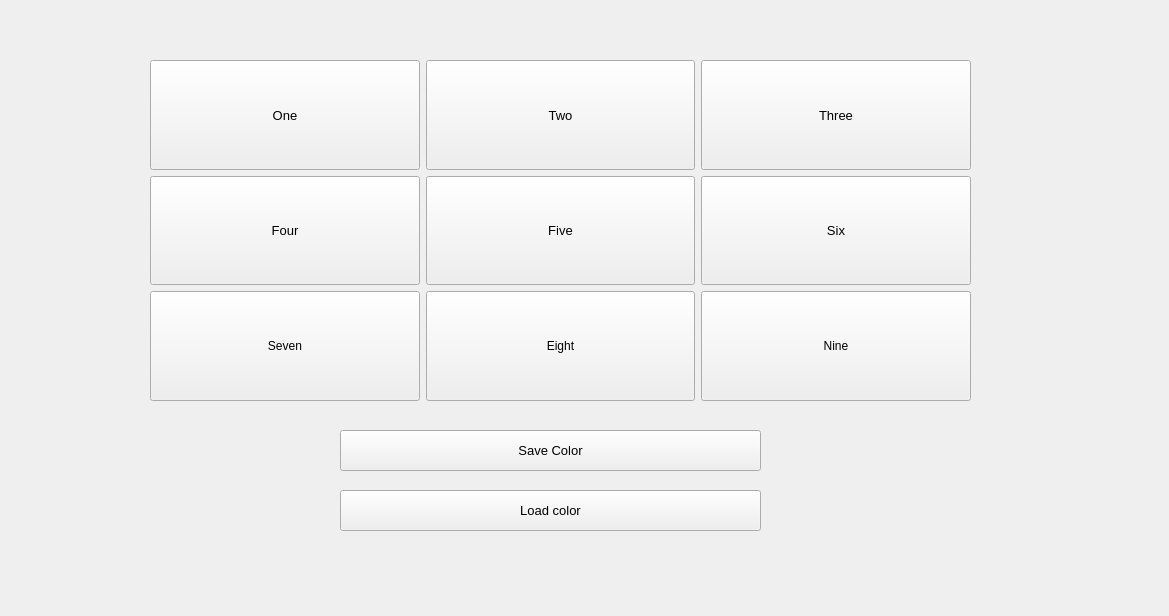
<?xml version="1.0" encoding="UTF-8"?>
<ui version="4.0">
 <class>Widget</class>
 <widget class="QWidget" name="Widget">
  <property name="geometry">
   <rect>
    <x>0</x>
    <y>0</y>
    <width>1169</width>
    <height>616</height>
   </rect>
  </property>
  <property name="windowTitle">
   <string>Widget</string>
  </property>
  <widget class="QPushButton" name="SaveColor">
   <property name="geometry">
    <rect>
     <x>340</x>
     <y>430</y>
     <width>421</width>
     <height>41</height>
    </rect>
   </property>
   <property name="font">
    <font>
     <pointsize>10</pointsize>
    </font>
   </property>
   <property name="text">
    <string>Save Color</string>
   </property>
  </widget>
  <widget class="QPushButton" name="LoadColor">
   <property name="geometry">
    <rect>
     <x>340</x>
     <y>490</y>
     <width>421</width>
     <height>41</height>
    </rect>
   </property>
   <property name="font">
    <font>
     <pointsize>10</pointsize>
    </font>
   </property>
   <property name="text">
    <string>Load color</string>
   </property>
  </widget>
  <widget class="QWidget" name="">
   <property name="geometry">
    <rect>
     <x>150</x>
     <y>60</y>
     <width>821</width>
     <height>341</height>
    </rect>
   </property>
   <layout class="QGridLayout" name="gridLayout">
    <item row="0" column="0">
     <widget class="QPushButton" name="Button_1">
      <property name="sizePolicy">
       <sizepolicy hsizetype="Minimum" vsizetype="Expanding">
        <horstretch>0</horstretch>
        <verstretch>0</verstretch>
       </sizepolicy>
      </property>
      <property name="font">
       <font>
        <pointsize>10</pointsize>
       </font>
      </property>
      <property name="text">
       <string>One</string>
      </property>
     </widget>
    </item>
    <item row="1" column="1">
     <widget class="QPushButton" name="Button_5">
      <property name="sizePolicy">
       <sizepolicy hsizetype="Minimum" vsizetype="Expanding">
        <horstretch>0</horstretch>
        <verstretch>0</verstretch>
       </sizepolicy>
      </property>
      <property name="font">
       <font>
        <pointsize>10</pointsize>
       </font>
      </property>
      <property name="text">
       <string>Five</string>
      </property>
     </widget>
    </item>
    <item row="2" column="1">
     <widget class="QPushButton" name="Button_8">
      <property name="sizePolicy">
       <sizepolicy hsizetype="Minimum" vsizetype="Expanding">
        <horstretch>0</horstretch>
        <verstretch>0</verstretch>
       </sizepolicy>
      </property>
      <property name="text">
       <string>Eight</string>
      </property>
     </widget>
    </item>
    <item row="2" column="2">
     <widget class="QPushButton" name="Button_9">
      <property name="sizePolicy">
       <sizepolicy hsizetype="Minimum" vsizetype="Expanding">
        <horstretch>0</horstretch>
        <verstretch>0</verstretch>
       </sizepolicy>
      </property>
      <property name="text">
       <string>Nine</string>
      </property>
     </widget>
    </item>
    <item row="2" column="0">
     <widget class="QPushButton" name="Button_7">
      <property name="sizePolicy">
       <sizepolicy hsizetype="Minimum" vsizetype="Expanding">
        <horstretch>0</horstretch>
        <verstretch>0</verstretch>
       </sizepolicy>
      </property>
      <property name="text">
       <string>Seven</string>
      </property>
     </widget>
    </item>
    <item row="0" column="2">
     <widget class="QPushButton" name="Button_3">
      <property name="sizePolicy">
       <sizepolicy hsizetype="Minimum" vsizetype="Expanding">
        <horstretch>0</horstretch>
        <verstretch>0</verstretch>
       </sizepolicy>
      </property>
      <property name="font">
       <font>
        <pointsize>10</pointsize>
       </font>
      </property>
      <property name="text">
       <string>Three</string>
      </property>
     </widget>
    </item>
    <item row="1" column="0">
     <widget class="QPushButton" name="Button_4">
      <property name="sizePolicy">
       <sizepolicy hsizetype="Minimum" vsizetype="Expanding">
        <horstretch>0</horstretch>
        <verstretch>0</verstretch>
       </sizepolicy>
      </property>
      <property name="font">
       <font>
        <pointsize>10</pointsize>
       </font>
      </property>
      <property name="text">
       <string>Four</string>
      </property>
     </widget>
    </item>
    <item row="1" column="2">
     <widget class="QPushButton" name="Button_6">
      <property name="sizePolicy">
       <sizepolicy hsizetype="Minimum" vsizetype="Expanding">
        <horstretch>0</horstretch>
        <verstretch>0</verstretch>
       </sizepolicy>
      </property>
      <property name="font">
       <font>
        <pointsize>10</pointsize>
       </font>
      </property>
      <property name="text">
       <string>Six</string>
      </property>
     </widget>
    </item>
    <item row="0" column="1">
     <widget class="QPushButton" name="Button_2">
      <property name="sizePolicy">
       <sizepolicy hsizetype="Minimum" vsizetype="Expanding">
        <horstretch>0</horstretch>
        <verstretch>0</verstretch>
       </sizepolicy>
      </property>
      <property name="font">
       <font>
        <pointsize>10</pointsize>
       </font>
      </property>
      <property name="text">
       <string>Two</string>
      </property>
     </widget>
    </item>
   </layout>
  </widget>
 </widget>
 <resources/>
 <connections/>
</ui>
